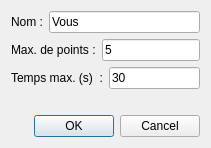
<?xml version="1.0" encoding="UTF-8"?>
<ui version="4.0">
 <class>parametres</class>
 <widget class="QDialog" name="parametres">
  <property name="geometry">
   <rect>
    <x>0</x>
    <y>0</y>
    <width>211</width>
    <height>148</height>
   </rect>
  </property>
  <property name="windowTitle">
   <string>Dialog</string>
  </property>
  <layout class="QVBoxLayout" name="verticalLayout_2">
   <item>
    <layout class="QVBoxLayout" name="verticalLayout">
     <item>
      <layout class="QHBoxLayout" name="horizontalLayout">
       <item>
        <widget class="QLabel" name="lNom">
         <property name="text">
          <string>Nom :</string>
         </property>
        </widget>
       </item>
       <item>
        <widget class="QLineEdit" name="eNom">
         <property name="text">
          <string>Vous</string>
         </property>
        </widget>
       </item>
      </layout>
     </item>
     <item>
      <layout class="QHBoxLayout" name="horizontalLayout_3">
       <item>
        <widget class="QLabel" name="lPoints">
         <property name="text">
          <string>Max. de points :</string>
         </property>
        </widget>
       </item>
       <item>
        <widget class="QLineEdit" name="ePoints">
         <property name="text">
          <string>5</string>
         </property>
        </widget>
       </item>
      </layout>
     </item>
     <item>
      <layout class="QHBoxLayout" name="horizontalLayout_2">
       <item>
        <widget class="QLabel" name="lSecondes">
         <property name="text">
          <string>Temps max. (s)  :</string>
         </property>
        </widget>
       </item>
       <item>
        <widget class="QLineEdit" name="eSecondes">
         <property name="text">
          <string>30</string>
         </property>
        </widget>
       </item>
      </layout>
     </item>
     <item>
      <spacer name="verticalSpacer">
       <property name="orientation">
        <enum>Qt::Vertical</enum>
       </property>
       <property name="sizeHint" stdset="0">
        <size>
         <width>20</width>
         <height>40</height>
        </size>
       </property>
      </spacer>
     </item>
    </layout>
   </item>
   <item>
    <widget class="QDialogButtonBox" name="bOk">
     <property name="orientation">
      <enum>Qt::Horizontal</enum>
     </property>
     <property name="standardButtons">
      <set>QDialogButtonBox::Cancel|QDialogButtonBox::Ok</set>
     </property>
    </widget>
   </item>
  </layout>
 </widget>
 <resources/>
 <connections>
  <connection>
   <sender>bOk</sender>
   <signal>accepted()</signal>
   <receiver>parametres</receiver>
   <slot>accept()</slot>
   <hints>
    <hint type="sourcelabel">
     <x>248</x>
     <y>254</y>
    </hint>
    <hint type="destinationlabel">
     <x>157</x>
     <y>274</y>
    </hint>
   </hints>
  </connection>
  <connection>
   <sender>bOk</sender>
   <signal>rejected()</signal>
   <receiver>parametres</receiver>
   <slot>reject()</slot>
   <hints>
    <hint type="sourcelabel">
     <x>316</x>
     <y>260</y>
    </hint>
    <hint type="destinationlabel">
     <x>286</x>
     <y>274</y>
    </hint>
   </hints>
  </connection>
 </connections>
</ui>
